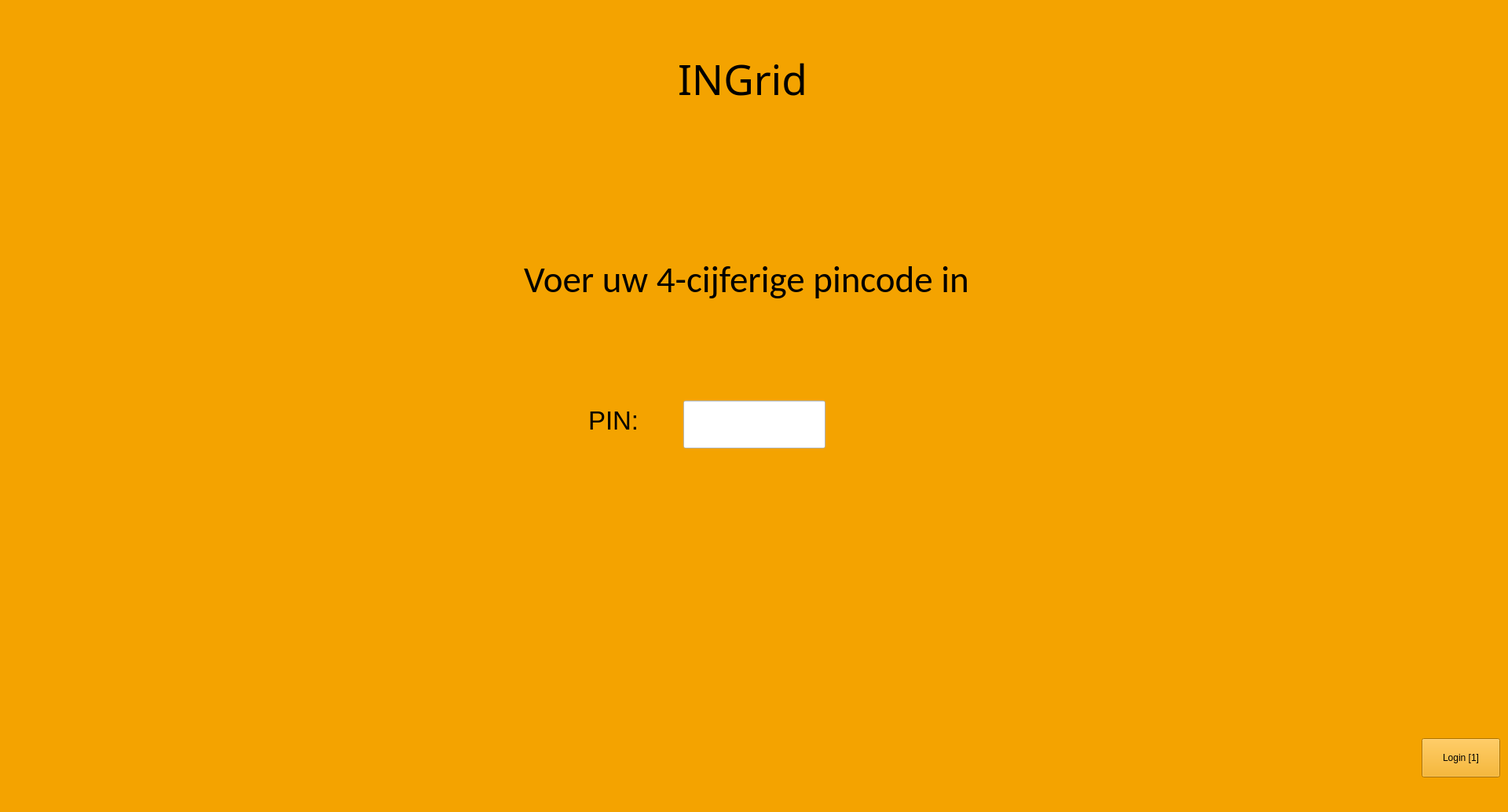
<?xml version="1.0" encoding="UTF-8"?>
<ui version="4.0">
 <class>main</class>
 <widget class="QMainWindow" name="main">
  <property name="geometry">
   <rect>
    <x>0</x>
    <y>0</y>
    <width>1920</width>
    <height>1034</height>
   </rect>
  </property>
  <property name="minimumSize">
   <size>
    <width>1920</width>
    <height>1034</height>
   </size>
  </property>
  <property name="windowTitle">
   <string>Pincode?</string>
  </property>
  <property name="layoutDirection">
   <enum>Qt::LeftToRight</enum>
  </property>
  <property name="styleSheet">
   <string notr="true">background-color: rgb(244, 163, 0);</string>
  </property>
  <widget class="QWidget" name="centralwidget">
   <widget class="QLabel" name="label">
    <property name="geometry">
     <rect>
      <x>560</x>
      <y>270</y>
      <width>781</width>
      <height>171</height>
     </rect>
    </property>
    <property name="font">
     <font>
      <family>Calibri</family>
      <pointsize>35</pointsize>
     </font>
    </property>
    <property name="text">
     <string>Voer uw 4-cijferige pincode in</string>
    </property>
    <property name="alignment">
     <set>Qt::AlignCenter</set>
    </property>
   </widget>
   <widget class="QLabel" name="label_2">
    <property name="geometry">
     <rect>
      <x>749</x>
      <y>500</y>
      <width>151</width>
      <height>71</height>
     </rect>
    </property>
    <property name="font">
     <font>
      <pointsize>25</pointsize>
     </font>
    </property>
    <property name="text">
     <string>PIN:</string>
    </property>
   </widget>
   <widget class="QPushButton" name="loginButton">
    <property name="geometry">
     <rect>
      <x>1810</x>
      <y>940</y>
      <width>100</width>
      <height>50</height>
     </rect>
    </property>
    <property name="styleSheet">
     <string notr="true"/>
    </property>
    <property name="text">
     <string>Login [1]</string>
    </property>
   </widget>
   <widget class="QLineEdit" name="pin">
    <property name="geometry">
     <rect>
      <x>870</x>
      <y>510</y>
      <width>181</width>
      <height>61</height>
     </rect>
    </property>
    <property name="font">
     <font>
      <pointsize>23</pointsize>
     </font>
    </property>
    <property name="styleSheet">
     <string notr="true">background-color: rgb(255, 255, 255);</string>
    </property>
    <property name="echoMode">
     <enum>QLineEdit::Password</enum>
    </property>
   </widget>
   <widget class="QLabel" name="label_3">
    <property name="geometry">
     <rect>
      <x>660</x>
      <y>590</y>
      <width>700</width>
      <height>111</height>
     </rect>
    </property>
    <property name="font">
     <font>
      <family>Calibri</family>
      <pointsize>25</pointsize>
     </font>
    </property>
    <property name="styleSheet">
     <string notr="true">color:rgb(255, 0, 0)</string>
    </property>
    <property name="text">
     <string/>
    </property>
    <property name="alignment">
     <set>Qt::AlignCenter</set>
    </property>
   </widget>
   <widget class="QLabel" name="label_4">
    <property name="geometry">
     <rect>
      <x>730</x>
      <y>50</y>
      <width>431</width>
      <height>101</height>
     </rect>
    </property>
    <property name="font">
     <font>
      <family>Broadway</family>
      <pointsize>40</pointsize>
     </font>
    </property>
    <property name="text">
     <string>INGrid</string>
    </property>
    <property name="alignment">
     <set>Qt::AlignCenter</set>
    </property>
   </widget>
  </widget>
 </widget>
 <resources/>
 <connections/>
</ui>
